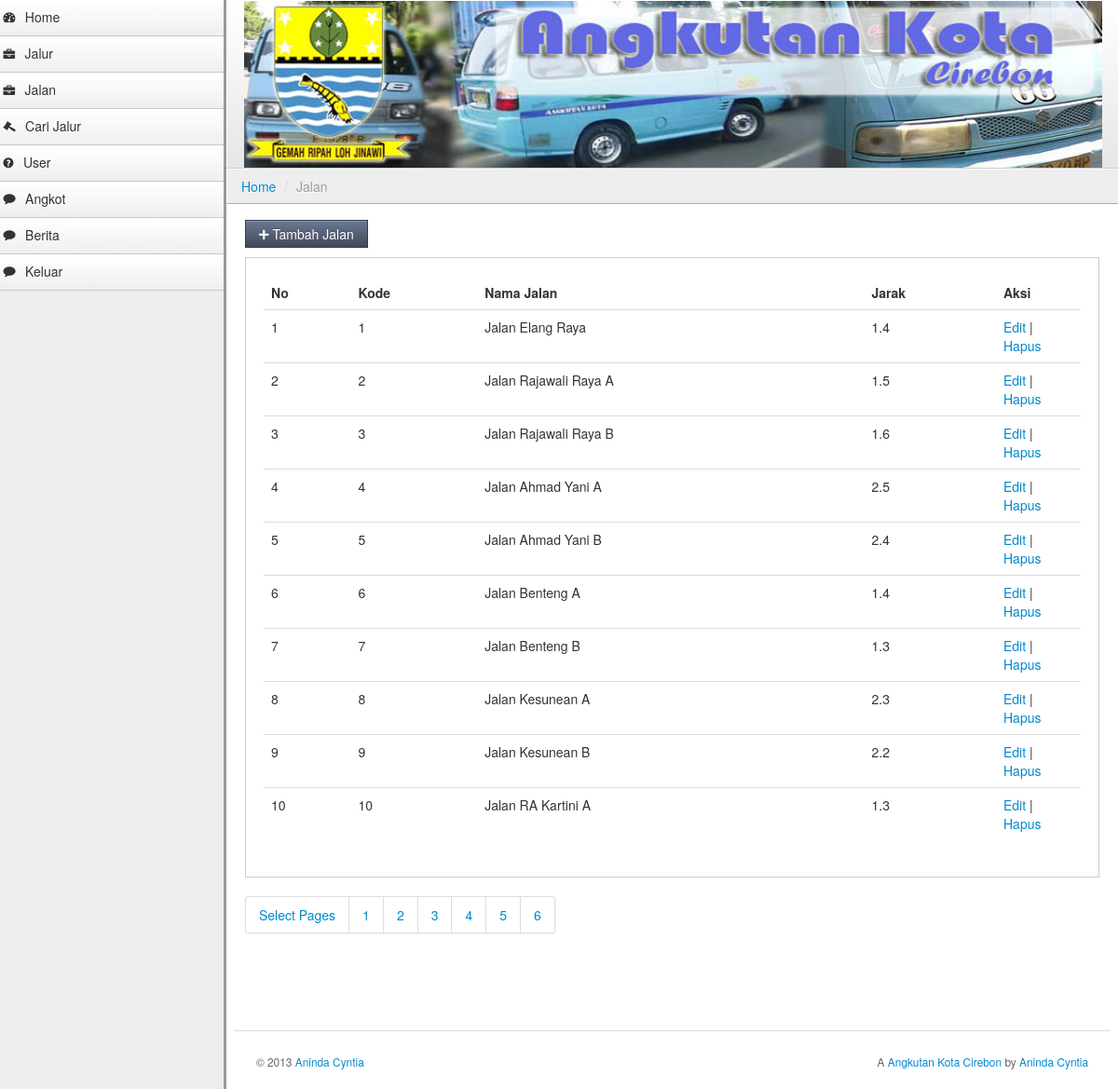
Page /admin/index.php?module=jalan.php&index=0 (signed in) on the committed database.
### tables this page shows
CREATE TABLE IF NOT EXISTS `jalan` (
  `id_jalan` int(5) NOT NULL AUTO_INCREMENT,
  `nama_jalan` varchar(100) NOT NULL,
  `jarak` float NOT NULL,
  PRIMARY KEY (`id_jalan`)
);

### admin/jalan.php (the view, shortened to what this page needs)
<ul class="breadcrumb">
            <li><a href="index.php">Home</a> <span class="divider">/</span></li>
            <li class="active">Jalan</li>
        </ul>
        <div class="container-fluid">
            <div class="row-fluid">
<div class="btn-toolbar">
    <a href="?module=jalan_tambah.php"><button class="btn btn-primary"><i class="icon-plus"></i> Tambah Jalan</button></a>
</div>
<div class="well">
    <table class="table">
      <thead>
        <tr>
          <th>No</th>
          <th>Kode </th>
          <th>Nama Jalan</th>
          <th>Jarak</th>
          <th style="width: 75px;">Aksi</th>
        </tr>
      </thead>
      <tbody>
	  <?php
	  	$index=$_GET['index'];
		$query_jalan = mysql_query("select * from jalan LIMIT $index, 10");
		$sum_jalan = mysql_num_rows($query_jalan);
		if($sum_jalan == "") {
			echo "tidak ada data jalan";
		}else{
		$nomor=0;
		while ($view_jalan=mysql_fetch_array($query_jalan)){
		$id_jalan=$view_jalan['id_jalan'];
		$nama_jalan=$view_jalan['nama_jalan'];
		$jarak=$view_jalan['jarak'];
		$nomor = $nomor+1;
		echo "
        <tr>
          <td>$nomor</td>
          <td>$id_jalan</td>
          <td>$nama_jalan</td>
		  <td>$jarak</td>
          <td>
              <a href='?module=jalan_edit.php&id_jalan=$id_jalan'>Edit</a> |
              <a href='?module=jalan_hapus.php&id_jalan=$id_jalan'>Hapus</a>";
		}
		}
		?>
          </td>
        </tr>
      </tbody>
    </table>
</div>
<div class="pagination">
    <ul>
        <li><a href="#">Select Pages</a></li>
        <?php include "jalan_page.php"; ?>
    </ul>
</div>

### stylesheets/theme.css (style rules this page uses)
body { background: #eee; background-image: url(http://subtlepatterns.com/patterns/furley_bg.png); background-position: initial initial; background-repeat: initial initial; background-position: initial initial; background-repeat: initial initial; margin: 0px; padding: 0px; }
.breadcrumb { -webkit-box-shadow: none; -moz-box-shadow: none; box-shadow: none; -webkit-border-radius: 0px; -moz-border-radius: 0px; border-radius: 0px; -moz-background-clip: padding; -webkit-background-clip: padding-box; background-clip: padding-box; background: #eee; border-bottom: 1px solid #aaa; border-top: 1px solid #fafafa; border-left: 1px solid #fff; margin-bottom: .5em; }
.btn { -webkit-border-radius: 0px; -moz-border-radius: 0px; border-radius: 0px; }
.btn-primary { background-color: #414959; background-image: -webkit-gradient(linear, 0 0, 0 100%, from(#6c7994), to(#414959)); background-image: -webkit-linear-gradient(top, #6c7994, #414959); background-image: -o-linear-gradient(top, #6c7994, #414959); background-image: linear-gradient(to bottom, #6c7994, #414959); background-image: -moz-linear-gradient(top, #6c7994, #414959); filter: progid:dximagetransform.microsoft.gradient(startColorStr='#6c7994', EndColorStr='#414959'); -ms-filter: "progid:DXImageTransform.Microsoft.gradient(startColorStr='#6c7994',EndColorStr='#414959')"; border: 1px solid #363d4a; }
.well { background-color: #fff; border: 1px solid #ccc; -webkit-box-shadow: 1px 1px 0px #ffffff; -moz-box-shadow: 1px 1px 0px #ffffff; box-shadow: 1px 1px 0px #ffffff; -webkit-border-radius: 0px; -moz-border-radius: 0px; border-radius: 0px; -moz-background-clip: padding; -webkit-background-clip: padding-box; background-clip: padding-box; }

### rows in the picture
jalan: id_jalan "1", nama_jalan "Jalan Elang Raya", jarak "1.4"
jalan: id_jalan "2", nama_jalan "Jalan Rajawali Raya A", jarak "1.5"
jalan: id_jalan "3", nama_jalan "Jalan Rajawali Raya B", jarak "1.6"
jalan: id_jalan "4", nama_jalan "Jalan Ahmad Yani A", jarak "2.5"
jalan: id_jalan "5", nama_jalan "Jalan Ahmad Yani B", jarak "2.4"
jalan: id_jalan "6", nama_jalan "Jalan Benteng A", jarak "1.4"
jalan: id_jalan "7", nama_jalan "Jalan Benteng B", jarak "1.3"
jalan: id_jalan "8", nama_jalan "Jalan Kesunean A", jarak "2.3"
jalan: id_jalan "9", nama_jalan "Jalan Kesunean B", jarak "2.2"
jalan: id_jalan "10", nama_jalan "Jalan RA Kartini A", jarak "1.3"
